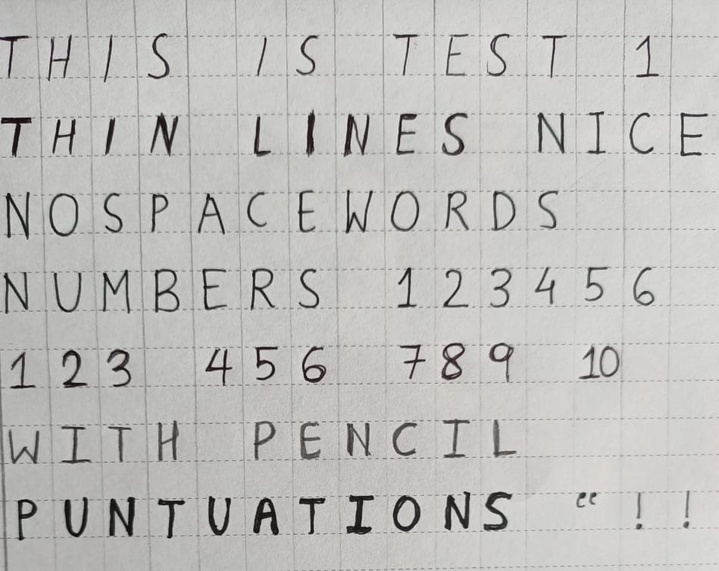
#> input picture pytesseract/test.jpeg, 719 x 571 px, shrunk from 949 x 753 before the run
$ jupyter execute --allow-errors hand_character_recognisation.ipynb
#> lines starting #> are read from the running program, lines starting #| are printed output that depends on the picture; after the words box and inside, x2 and y2 are one past the last pixel; in counts of white or black regions, pixels touching at a corner belong together
[cell 1]
from PIL import Image, ImageDraw
import PIL
from IPython.display import display
from PIL import ImageFilter

[cell 2]
test1 = Image.open("test.jpeg")
#> test1 is the input picture: PIL image 719x571 RGB; mean R, G, B 190.8, 190.2, 188
display(test1)

[cell 3]
import pytesseract
#> (the rest of this cell did not finish here and is left out)

#> (a cell that did not finish here is left out)

[cell 5]
def binarize(image, threshold):
#> called with threshold = 150
    image = image.convert('L')
    for x in range(image.width):
        for y in range(image.height):
            v = image.getpixel((x,y))
            if(v < threshold):
                image.putpixel((x,y),0)
            else:
                image.putpixel((x,y),255)
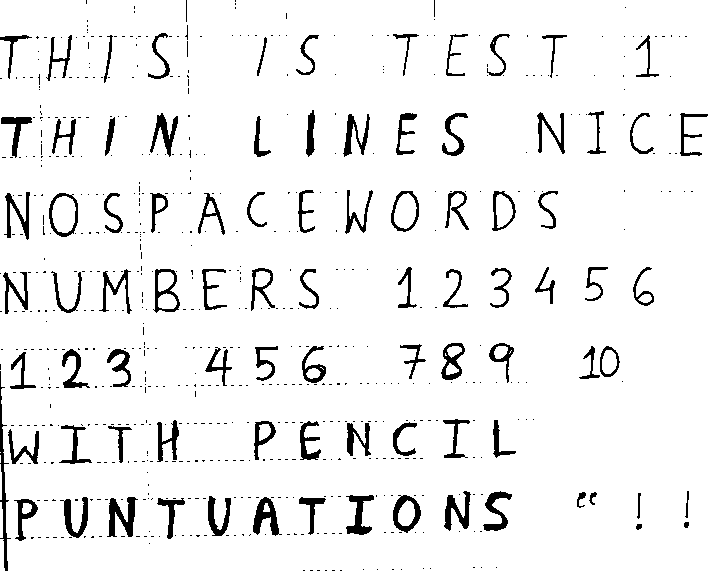
#> image: PIL image 719x571 L; 93.6% white; 668 black regions (579 under 20 px), largest, box (x1, y1, x2, y2) and area: (107, 497, 138, 537) 614, (0, 371, 11, 571) 581, (253, 497, 282, 536) 530

    return image

bin_test1 = binarize(test1,150)
display(bin_test1)

#> (the rest of this cell did not finish here and is left out)

[cell 6]
# now on test 2

test2 = Image.open("test2.jpeg")
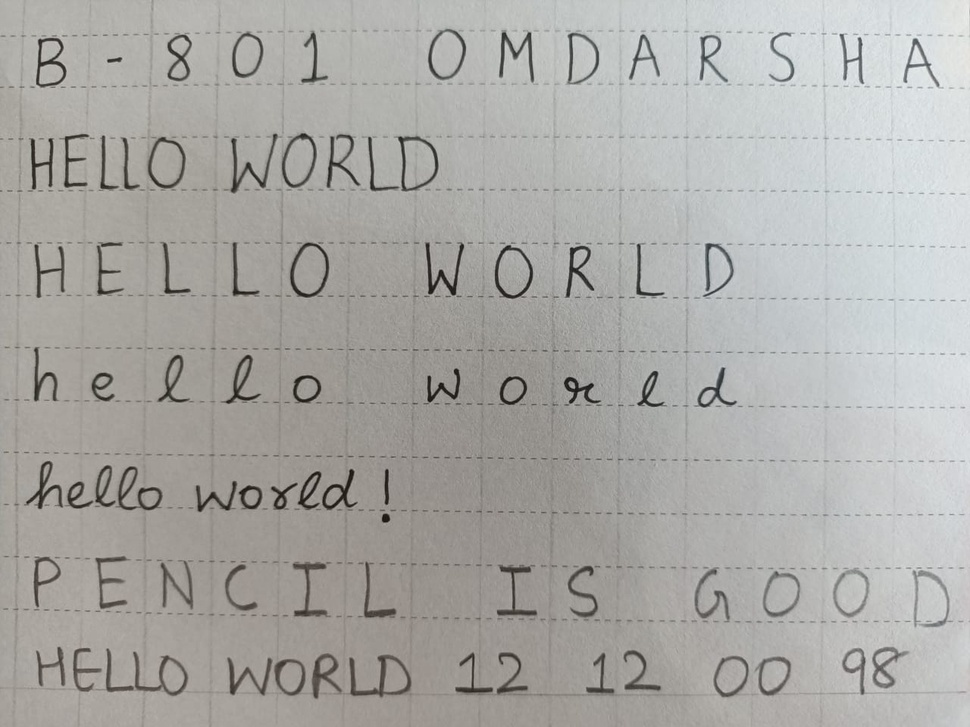
#> input picture pytesseract/test2.jpeg, 970 x 727 px, shrunk from 1280 x 960 before the run
#> test2 is the input picture: PIL image 970x727 RGB; mean R, G, B 171, 170, 166.8
display(test2)
# without any image manipulation

#> (the rest of this cell did not finish here and is left out)

[cell 7]
# it failed, like really bad results
# now lets try on grayscale first

test2b = test2.convert('L')
display(test2b)

#> (the rest of this cell did not finish here and is left out)

[cell 8]
#ok still bad result, lets try to binarize it
test2c = binarize(test2, 135)
#> call 2 of binarize, with threshold = 135
#> after the loop in binarize (call 2), `for x in range(image.width):`:
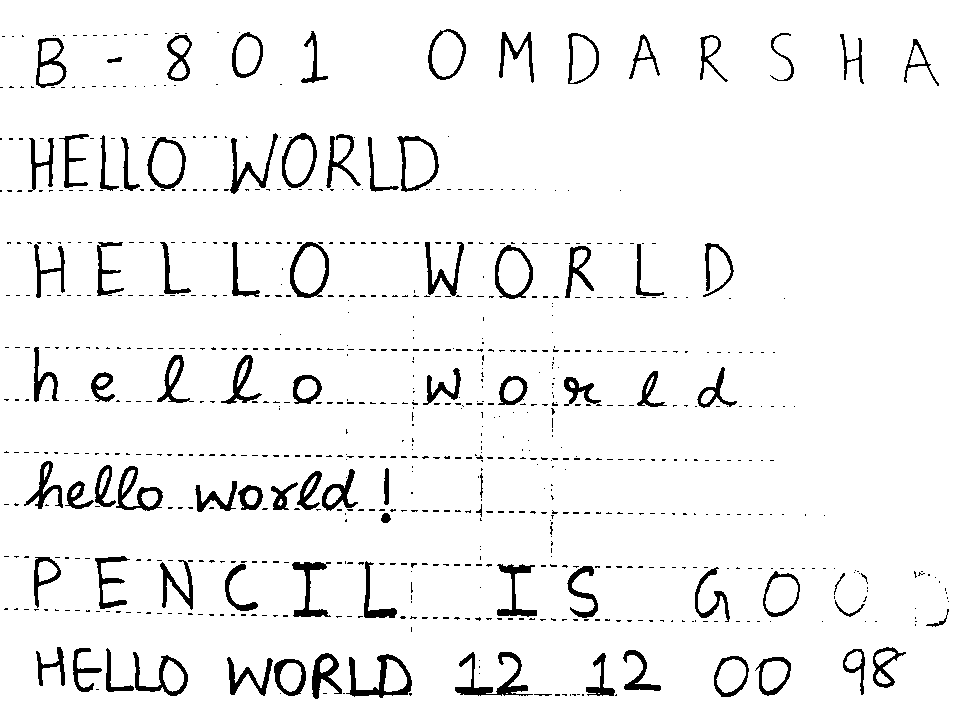
#> image: PIL image 970x727 L; 94.5% white; 836 black regions (750 under 20 px), largest, box (x1, y1, x2, y2) and area: (455, 652, 533, 696) 962, (346, 654, 412, 698) 918, (116, 466, 163, 511) 680
